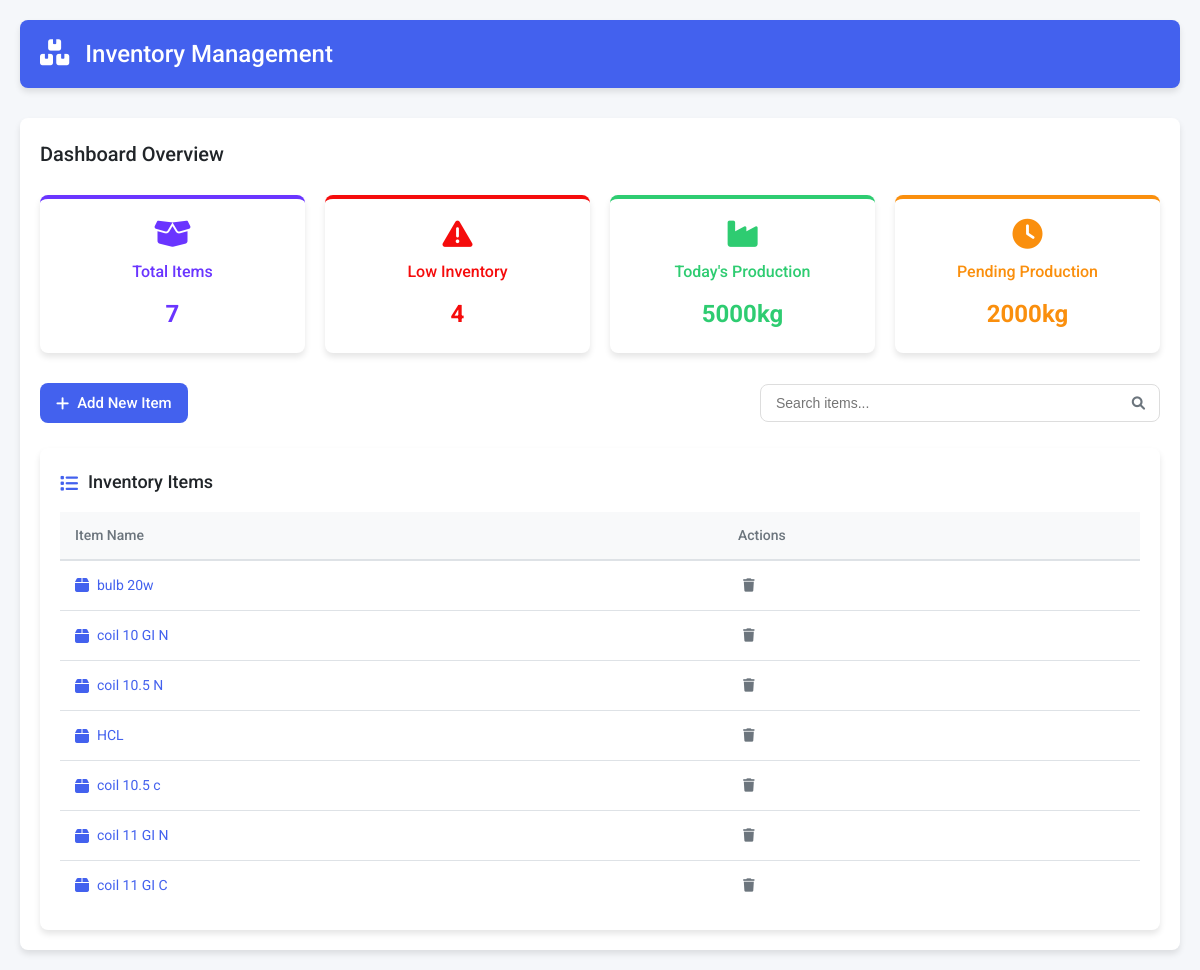
The page / on the database its author committed.
### tables this page shows
CREATE TABLE items
                     (id INTEGER PRIMARY KEY AUTOINCREMENT,
                      name TEXT UNIQUE,
                      item_type TEXT,
                      item_unit TEXT,
                      minimum_inventory REAL,
                      current_inventory REAL check(current_inventory >= 0) default 0,
                      init_inventory_pm REAL,
                      updated_at TIMESTAMP DEFAULT CURRENT_TIMESTAMP,
                      has_rolls INTEGER BOOLEAN DEFAULT 0,
                      custom_fields TEXT);

### app.py (the view)
@app.route('/')
def index():
    conn = get_db_connection()
    c = conn.cursor()
    search_term = request.args.get('search', '').lower()
    query = 'SELECT id, name, minimum_inventory, current_inventory FROM items'
    if search_term:
        query += ' WHERE LOWER(name) LIKE ?'
        c.execute(query, (f'%{search_term}%',))
    else:
        c.execute(query)
    items = c.fetchall()
    c.execute('SELECT COUNT(*) FROM items WHERE minimum_inventory >= current_inventory')
    no_of_low_inv_item = c.fetchone()
    c.execute('SELECT COUNT(id) FROM ITEMS ')
    no_of_items = c.fetchone()
    conn.close()
    return render_template('index.html', items=items , no_of_low_inv_item = no_of_low_inv_item, search_term=search_term , no_of_items = no_of_items)

### app.py (called while the page is built)
@app.context_processor
def inject_datetime():
    return {'datetime': datetime}

def get_db_connection():
    conn = sqlite3.connect(DATABASE)
    conn.execute("PRAGMA foreign_keys = ON")
    return conn

### templates/index.html (shortened to what this page needs)
{% extends "base.html" %}
{% block content %}
    <div class="dashboard-container">
        <div class="dashboard-header">
            <h2>Dashboard Overview</h2>
        </div>
        <div class="stats-grid">
            <div class="stat-card purple">
                <i class="fas fa-box-open"></i>
                <h3>Total Items</h3>
                <p>{{no_of_items[0]}}</p>
            </div>
            <div class="stat-card red">
                <i class="fas fa-exclamation-triangle"></i>
                <h3>Low Inventory</h3>
                <p><a href="{{ url_for('low_inventory_list') }}">{{no_of_low_inv_item[0]}}</a></p>
            </div>
            <div class="stat-card green">
                <i class="fas fa-industry"></i>
                <h3>Today's Production</h3>
                <p>5000kg</p>
            </div>
            <div class="stat-card orange">
                <i class="fas fa-clock"></i>
                <h3>Pending Production</h3>
                <p>2000kg</p>
            </div>
        </div>
        <div class="action-bar">
            <a href="{{ url_for('add_item') }}" class="btn btn-primary">
                <i class="fas fa-plus"></i> Add New Item
            </a>
            <form method="GET" action="{{ url_for('index') }}" class="search-form">
                <div class="search-box">
                    <input type="text" name="search" id="searchInput"
                           placeholder="Search items..."
                           value="{{ search_term }}">
                    <button type="submit" class="search-btn">
                        <i class="fas fa-search"></i>
                    </button>
                </div>
            </form>
        </div>
        <div class="inventory-table-container">
            <h2><i class="fas fa-list"></i> Inventory Items</h2>
            {% if items %}
            <table class="inventory-table">
                <thead>
                    <tr>
                        <th>Item Name</th>
                        <th>Actions</th>
                    </tr>
                </thead>
                <tbody>
                    {% for item in items %}
                    <tr>
                        <td>
                            <a href="{{ url_for('item_form', item_id=item[0]) }}" class="item-link">
                                <i class="fas fa-box"></i> {{ item[1] }}
                            </a>
                        </td>
                        <td class="actions">
                            <form method="POST" action="{{ url_for('delete_item', item_id=item[0]) }}"
                                  onsubmit="return confirm('Are you sure you want to delete this item?');">
                                <button type="submit" class="btn-icon danger" title="Delete">
                                    <i class="fas fa-trash"></i>
                                </button>
                            </form>
                        </td>
                    </tr>
                    {% endfor %}
                </tbody>
            </table>
            {% else %}
            <div class="empty-state">
                <i class="fas fa-box-open"></i>
                <h3>No inventory items</h3>
                <p>Add your first item to get started</p>
            </div>
            {% endif %}
        </div>
    </div>
{% endblock %}

### static/styles.css (style rules this page uses)
:root { --primary-color: #4361ee; --secondary-color: #3f37c9; --success-color: #4cc9f0; --danger-color: #f50c0c; --warning-color: #fa8f0d; --info-color: #4895ef; --light-color: #f8f9fa; --dark-color: #212529; --gray-color: #6c757d; --white: #ffffff; --border-radius: 8px; --box-shadow: 0 4px 6px rgba(0, 0, 0, 0.1); --transition: all 0.3s ease; }
* { margin: 0; padding: 0; box-sizing: border-box; }
body { font-family: 'Roboto', sans-serif; line-height: 1.6; color: var(--dark-color); background-color: #f5f7fa; }
.btn { display: inline-flex; align-items: center; justify-content: center; padding: 8px 16px; border-radius: var(--border-radius); font-size: 15px; font-weight: 500; cursor: pointer; transition: var(--transition); text-decoration: none; border: none; }
.btn i { margin-right: 8px; }
.btn-primary { background-color: var(--primary-color); color: var(--white); }
.btn-icon { background: none; border: none; color: var(--gray-color); padding: 5px; cursor: pointer; transition: var(--transition); }
.dashboard-container { background-color: var(--white); border-radius: var(--border-radius); padding: 20px; box-shadow: var(--box-shadow); }
.dashboard-header { margin-bottom: 25px; }
.dashboard-header h2 { font-size: 20px; color: var(--dark-color); font-weight: 500; }
.stats-grid { display: grid; grid-template-columns: repeat(auto-fit, minmax(200px, 1fr)); gap: 20px; margin-bottom: 30px; }
.stat-card { background-color: var(--white); border-radius: var(--border-radius); padding: 20px; text-align: center; box-shadow: var(--box-shadow); transition: var(--transition); border-top: 4px solid; }
.stat-card i { font-size: 30px; margin-bottom: 10px; }
.stat-card h3 { font-size: 16px; margin-bottom: 10px; font-weight: 500; }
.stat-card p { font-size: 24px; font-weight: 700; }
.stat-card a { color: inherit; text-decoration: none; }
.stat-card.purple { border-color: #6a35ff; color: #6a35ff; }
.stat-card.red { border-color: var(--danger-color); color: var(--danger-color); }
.stat-card.green { border-color: #2ecc71; color: #2ecc71; }
.stat-card.orange { border-color: var(--warning-color); color: var(--warning-color); }
.action-bar { display: flex; justify-content: space-between; align-items: center; margin-bottom: 25px; flex-wrap: wrap; gap: 15px; }
.search-form { flex: 1; min-width: 250px; max-width: 400px; }
.search-box { position: relative; display: flex; align-items: center; }
.search-box input { width: 100%; padding: 10px 15px; border: 1px solid #ddd; border-radius: var(--border-radius); font-size: 14px; transition: var(--transition); }
.search-btn { position: absolute; right: 0; background: none; border: none; color: var(--gray-color); padding: 10px 15px; cursor: pointer; }
.inventory-table-container { background-color: var(--white); border-radius: var(--border-radius); padding: 20px; box-shadow: var(--box-shadow); margin-top: 20px; }
.inventory-table-container h2 { font-size: 18px; margin-bottom: 15px; font-weight: 500; display: flex; align-items: center; }
.inventory-table-container h2 i { margin-right: 10px; color: var(--primary-color); }
.inventory-table { width: 100%; border-collapse: collapse; font-size: 14px; }
.inventory-table th { background-color: #f8f9fa; padding: 12px 15px; text-align: left; font-weight: 500; color: var(--gray-color); border-bottom: 2px solid #dee2e6; }
.inventory-table td { padding: 12px 15px; border-bottom: 1px solid #dee2e6; vertical-align: middle; }
.inventory-table tr:last-child td { border-bottom: none; }
.item-link { color: var(--primary-color); text-decoration: none; display: flex; align-items: center; transition: var(--transition); }
.item-link i { margin-right: 8px; font-size: 16px; }
.actions { display: flex; gap: 10px; }

### rows shown on the page
items: name "bulb 20w"
items: name "coil 10 GI N"
items: name "coil 10.5 N"
items: name "HCL"
items: name "coil 10.5 c"
items: name "coil 11 GI N"
items: name "coil 11 GI C"

### other values the page prints
{{ no_of_items[0] }} "7"
{{ no_of_low_inv_item[0] }} "4"
